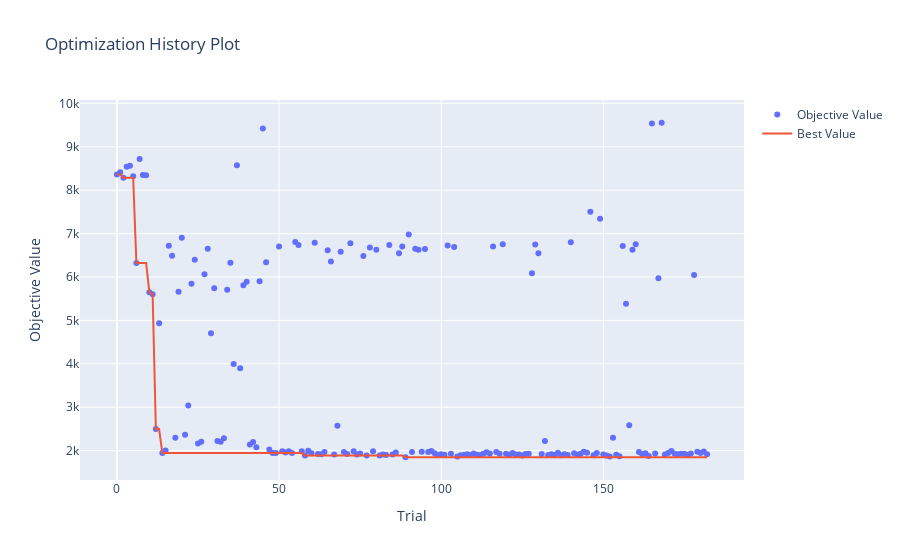

The code cell stored with this chart in its notebook:
### Markdown cell above
## 1.5 Visualizaciones (0.5 puntos)

<p align="center">
  <img src="https://media.tenor.com/F-LgB1xTebEAAAAd/look-at-this-graph-nickelback.gif">
</p>


Satisfecho con su trabajo, Fiu le pregunta si es posible generar visualizaciones que permitan entender el entrenamiento de su modelo.

A partir del siguiente <a href = https://optuna.readthedocs.io/en/stable/tutorial/10_key_features/005_visualization.html#visualization>enlace</a>, genere las siguientes visualizaciones:

- Gráfico de historial de optimización
- Gráfico de coordenadas paralelas
- Gráfico de importancia de hiperparámetros

Comente sus resultados: ¿Desde qué *trial* se empiezan a observar mejoras notables en sus resultados? ¿Qué tendencias puede observar a partir del gráfico de coordenadas paralelas? ¿Cuáles son los hiperparámetros con mayor importancia para la optimización de su modelo?

### Code cell
# Inserte su código acá

import lightgbm as lgb
import numpy as np
import sklearn.datasets
import sklearn.metrics
from sklearn.model_selection import train_test_split

import optuna

# You can use Matplotlib instead of Plotly for visualization by simply replacing `optuna.visualization` with
# `optuna.visualization.matplotlib` in the following examples.
from optuna.visualization import plot_contour
from optuna.visualization import plot_edf
from optuna.visualization import plot_intermediate_values
from optuna.visualization import plot_optimization_history
from optuna.visualization import plot_parallel_coordinate
from optuna.visualization import plot_param_importances
from optuna.visualization import plot_rank
from optuna.visualization import plot_slice
from optuna.visualization import plot_timeline

SEED = 123

np.random.seed(SEED)

plot_optimization_history(study)

### Figure 1 — Plotly figure (JSON) as saved in the notebook; plotly's stock layout.template omitted (floating-point values rounded to 4 significant figures; data arrays with more than 128 entries replaced by an {"elided": "..."} marker saying what was removed)
{"data": [{"mode": "markers", "name": "Objective Value", "type": "scatter", "x": {"elided": "183 int values"}, "y": {"elided": "183 float values"}}, {"mode": "lines", "name": "Best Value", "type": "scatter", "x": {"elided": "183 int values"}, "y": {"elided": "183 float values"}}, {"marker": {"color": "#cccccc"}, "mode": "markers", "name": "Infeasible Trial", "showlegend": false, "type": "scatter", "x": [], "y": []}], "layout": {"title": {"text": "Optimization History Plot"}, "xaxis": {"title": {"text": "Trial"}}, "yaxis": {"title": {"text": "Objective Value"}}}}
